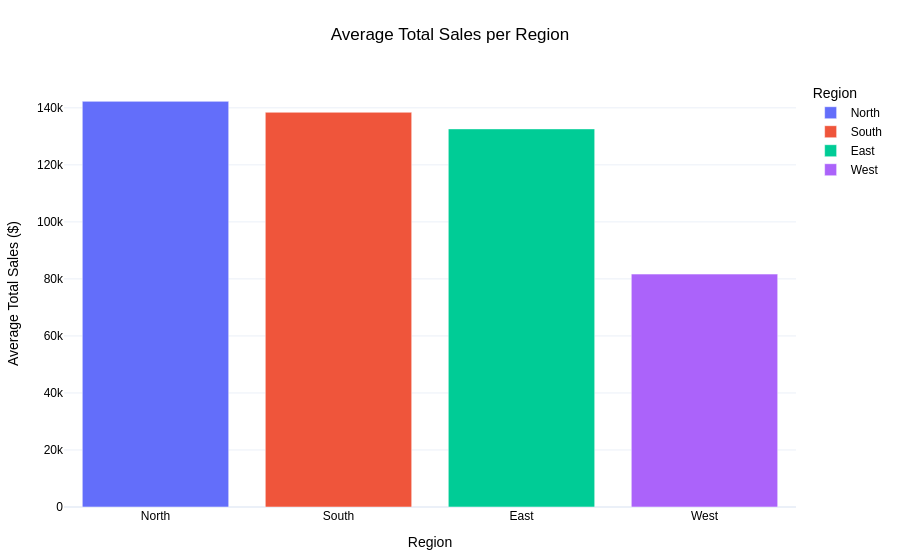

The code cell stored with this chart in its notebook:
### Code cell
# Calculate the average total sales per region
average_sales_per_region = df.groupby('Region')['Total_Sales'].mean().reset_index()

# Sort for better readability
average_sales_per_region = average_sales_per_region.sort_values(by='Total_Sales', ascending=False)

print("Average Total Sales per Region:")
display(average_sales_per_region)

# Optionally, visualize this with a bar chart
fig_avg_sales_region = px.bar(
    average_sales_per_region,
    x='Region',
    y='Total_Sales',
    title='Average Total Sales per Region',
    labels={'Region': 'Region', 'Total_Sales': 'Average Total Sales ($)'},
    template='plotly_white',
    color='Region'
)

fig_avg_sales_region.update_layout(
    title_x=0.5,
    xaxis_title_font_size=14,
    yaxis_title_font_size=14,
    font=dict(family="Arial", size=12, color="black"),
    margin=dict(l=40, r=40, t=80, b=40)
)

fig_avg_sales_region.show()

### Figure 1 — Plotly figure (JSON) as saved in the notebook; plotly's stock layout.template omitted (floating-point values rounded to 4 significant figures)
{"data": [{"hovertemplate": "Region=%{x}<br>Average Total Sales ($)=%{y}<extra></extra>", "legendgroup": "North", "marker": {"color": "#636efa", "pattern": {"shape": ""}}, "name": "North", "orientation": "v", "showlegend": true, "textposition": "auto", "type": "bar", "x": ["North"], "xaxis": "x", "y": [142300.0], "yaxis": "y"}, {"hovertemplate": "Region=%{x}<br>Average Total Sales ($)=%{y}<extra></extra>", "legendgroup": "South", "marker": {"color": "#EF553B", "pattern": {"shape": ""}}, "name": "South", "orientation": "v", "showlegend": true, "textposition": "auto", "type": "bar", "x": ["South"], "xaxis": "x", "y": [138400.0], "yaxis": "y"}, {"hovertemplate": "Region=%{x}<br>Average Total Sales ($)=%{y}<extra></extra>", "legendgroup": "East", "marker": {"color": "#00cc96", "pattern": {"shape": ""}}, "name": "East", "orientation": "v", "showlegend": true, "textposition": "auto", "type": "bar", "x": ["East"], "xaxis": "x", "y": [132600.0], "yaxis": "y"}, {"hovertemplate": "Region=%{x}<br>Average Total Sales ($)=%{y}<extra></extra>", "legendgroup": "West", "marker": {"color": "#ab63fa", "pattern": {"shape": ""}}, "name": "West", "orientation": "v", "showlegend": true, "textposition": "auto", "type": "bar", "x": ["West"], "xaxis": "x", "y": [81690.0], "yaxis": "y"}], "layout": {"barmode": "relative", "font": {"color": "black", "family": "Arial", "size": 12}, "legend": {"title": {"text": "Region"}, "tracegroupgap": 0}, "margin": {"b": 40, "l": 40, "r": 40, "t": 80}, "title": {"text": "Average Total Sales per Region", "x": 0.5}, "xaxis": {"anchor": "y", "categoryarray": ["North", "South", "East", "West"], "categoryorder": "array", "domain": [0, 1], "title": {"font": {"size": 14}, "text": "Region"}}, "yaxis": {"anchor": "x", "domain": [0, 1], "title": {"font": {"size": 14}, "text": "Average Total Sales ($)"}}}}
